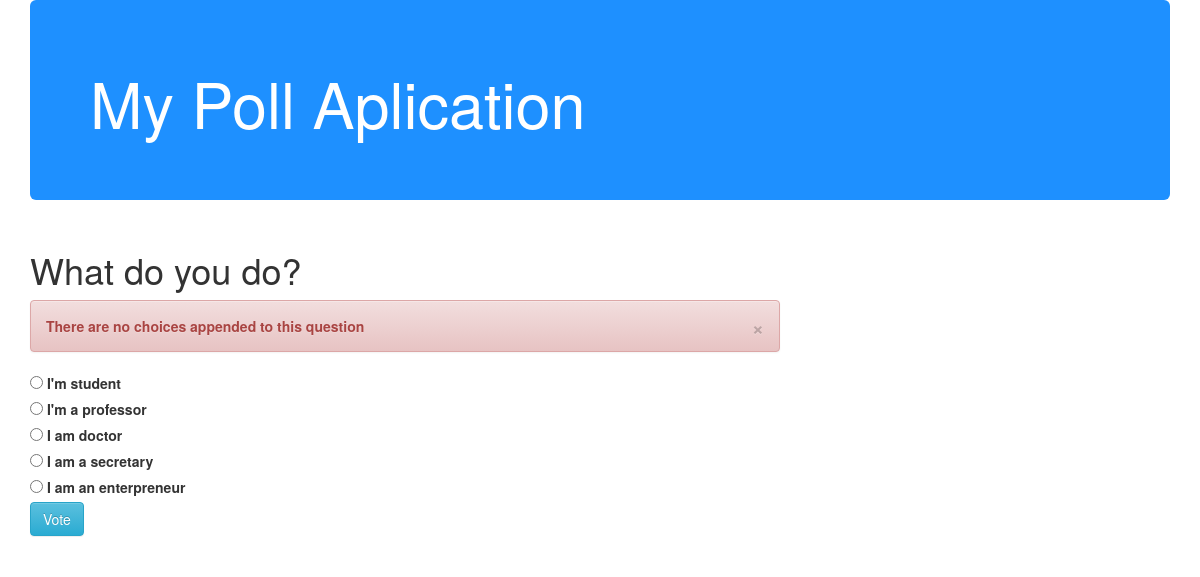
The page /polls/4/vote/ on the database its author committed.
### polls/models.py (models this page shows, shortened)
class Question(models.Model):
	question_text = models.CharField(max_length=200)
	pub_date = models.DateTimeField('date published')

class Choice(models.Model):
	question = models.ForeignKey(Question, on_delete=models.CASCADE)
	choice_text = models.CharField(max_length=200)
	votes = models.IntegerField(default=0)

### polls/views.py (the view)
# urls.py: url(r'^(?P<question_id>[0-9]+)/vote/$', views.vote, name='vote'),
def vote(request, question_id):
	question = get_object_or_404(Question, pk = question_id)
	try:
		selected_choice = question.choice_set.get(pk=request.POST['choice'])
	except (KeyError, Choice.DoesNotExist):
		return render(request, 'polls/detail.html', { 'question':question,
			'error_message' : "You didn't select a choice",
		})
	else:
		selected_choice.votes += 1
		selected_choice.save()
		return HttpResponseRedirect(reverse('polls:results', args = (question.id,)))

### polls/Templates/polls/detail.html (shortened to what this page needs)
<head>
	<link rel="stylesheet" href="//maxcdn.bootstrapcdn.com/bootstrap/3.2.0/css/bootstrap.min.css">
	<link rel="stylesheet" href="//maxcdn.bootstrapcdn.com/bootstrap/3.2.0/css/bootstrap-theme.min.css">
</head>
<div class="container">
  	<div class="jumbotron" id="myheader">
    	<h1>My Poll Aplication</h1>
  	</div>
  	<div class="row">
  		<div class="col-xs-12 col-sm-8">
			<h1>{{ question.question_text }}</h1>
			{% if error_message %} <div class="alert alert-danger fade in"><a href="#"  class="close" data-dismiss="alert" aria-label="close">&times;</a><p><strong> There are no choices appended to this question </strong></p></div> {% endif %}
			<form action="{% url 'polls:vote' question.id %}" method="post">
				{% for choice in question.choice_set.all %}
				<input type="radio" name="choice" id="choice{{forloop.counter}}" value=" {{ choice.id }}" />
				<label for="choice{{ forloop.counter }}"> {{ choice.choice_text}} </label>
				<br />
				{% endfor %}
				<input class="btn btn-info" type="submit" value="Vote" />
			</form>
		</div>
	</div>
</div>

### polls/Templates/polls/detail.html (style rules this page uses)
#myheader { background-color:dodgerblue; color:white; }

### rows shown on the page
Question: question_text "What do you do?"
Choice: choice_text "I'm student"
Choice: choice_text "I'm a professor"
Choice: choice_text "I am doctor"
Choice: choice_text "I am a secretary"
Choice: choice_text "I am an enterpreneur"
